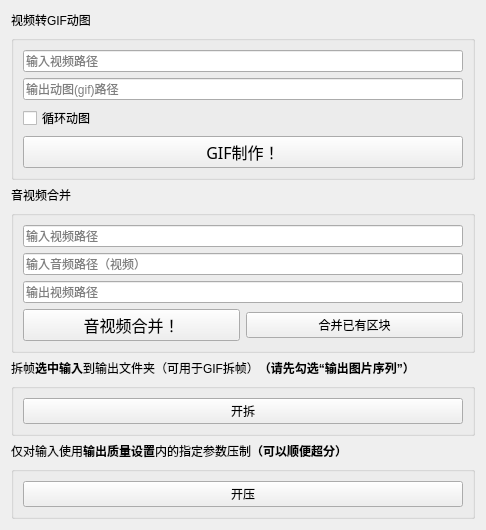
                     <widget class="QWidget" name="ToolBox">
                      <property name="geometry">
                       <rect>
                        <x>0</x>
                        <y>0</y>
                        <width>486</width>
                        <height>460</height>
                       </rect>
                      </property>
                      <attribute name="label">
                       <string>工具箱（不能在补帧过程中使用)</string>
                      </attribute>
                      <layout class="QGridLayout" name="gridLayout_7">
                       <item row="2" column="0">
                        <layout class="QGridLayout" name="gridLayout_16">
                         <item row="0" column="0">
                          <widget class="QGroupBox" name="GifMaker">
                           <property name="title">
                            <string/>
                           </property>
                           <layout class="QGridLayout" name="gridLayout_25">
                            <item row="0" column="0">
                             <widget class="MyLineWidget" name="GifInput">
                              <property name="sizePolicy">
                               <sizepolicy hsizetype="Preferred" vsizetype="Fixed">
                                <horstretch>0</horstretch>
                                <verstretch>0</verstretch>
                               </sizepolicy>
                              </property>
                              <property name="dragEnabled">
                               <bool>true</bool>
                              </property>
                              <property name="placeholderText">
                               <string>输入视频路径</string>
                              </property>
                             </widget>
                            </item>
                            <item row="4" column="0">
                             <widget class="QPushButton" name="GifButton">
                              <property name="sizePolicy">
                               <sizepolicy hsizetype="Minimum" vsizetype="Fixed">
                                <horstretch>0</horstretch>
                                <verstretch>0</verstretch>
                               </sizepolicy>
                              </property>
                              <property name="font">
                               <font>
                                <family>Abril Fatface</family>
                                <pointsize>12</pointsize>
                               </font>
                              </property>
                              <property name="text">
                               <string>GIF制作！</string>
                              </property>
                             </widget>
                            </item>
                            <item row="2" column="0">
                             <widget class="MyLineWidget" name="GifOutput">
                              <property name="sizePolicy">
                               <sizepolicy hsizetype="Preferred" vsizetype="Fixed">
                                <horstretch>0</horstretch>
                                <verstretch>0</verstretch>
                               </sizepolicy>
                              </property>
                              <property name="dragEnabled">
                               <bool>true</bool>
                              </property>
                              <property name="placeholderText">
                               <string>输出动图(gif)路径</string>
                              </property>
                             </widget>
                            </item>
                            <item row="3" column="0">
                             <widget class="QCheckBox" name="GifLoopChecker">
                              <property name="text">
                               <string>循环动图</string>
                              </property>
                             </widget>
                            </item>
                           </layout>
                          </widget>
                         </item>
                         <item row="2" column="0">
                          <widget class="QGroupBox" name="VAConcat">
                           <property name="title">
                            <string/>
                           </property>
                           <layout class="QVBoxLayout" name="verticalLayout">
                            <item>
                             <widget class="MyLineWidget" name="ConcatInputV">
                              <property name="sizePolicy">
                               <sizepolicy hsizetype="Preferred" vsizetype="Fixed">
                                <horstretch>0</horstretch>
                                <verstretch>0</verstretch>
                               </sizepolicy>
                              </property>
                              <property name="dragEnabled">
                               <bool>true</bool>
                              </property>
                              <property name="placeholderText">
                               <string>输入视频路径</string>
                              </property>
                             </widget>
                            </item>
                            <item>
                             <widget class="MyLineWidget" name="ConcatInputA">
                              <property name="sizePolicy">
                               <sizepolicy hsizetype="Preferred" vsizetype="Fixed">
                                <horstretch>0</horstretch>
                                <verstretch>0</verstretch>
                               </sizepolicy>
                              </property>
                              <property name="dragEnabled">
                               <bool>true</bool>
                              </property>
                              <property name="placeholderText">
                               <string>输入音频路径（视频）</string>
                              </property>
                             </widget>
                            </item>
                            <item>
                             <widget class="MyLineWidget" name="OutputConcat">
                              <property name="sizePolicy">
                               <sizepolicy hsizetype="Preferred" vsizetype="Fixed">
                                <horstretch>0</horstretch>
                                <verstretch>0</verstretch>
                               </sizepolicy>
                              </property>
                              <property name="dragEnabled">
                               <bool>true</bool>
                              </property>
                              <property name="placeholderText">
                               <string>输出视频路径</string>
                              </property>
                             </widget>
                            </item>
                            <item>
                             <layout class="QHBoxLayout" name="horizontalLayout_2">
                              <item>
                               <widget class="QPushButton" name="ConcatButton">
                                <property name="sizePolicy">
                                 <sizepolicy hsizetype="Minimum" vsizetype="Fixed">
                                  <horstretch>0</horstretch>
                                  <verstretch>0</verstretch>
                                 </sizepolicy>
                                </property>
                                <property name="font">
                                 <font>
                                  <family>Abril Fatface</family>
                                  <pointsize>12</pointsize>
                                 </font>
                                </property>
                                <property name="text">
                                 <string>音视频合并！</string>
                                </property>
                               </widget>
                              </item>
                              <item>
                               <widget class="QPushButton" name="ConcatAllButton">
                                <property name="sizePolicy">
                                 <sizepolicy hsizetype="Minimum" vsizetype="Fixed">
                                  <horstretch>0</horstretch>
                                  <verstretch>0</verstretch>
                                 </sizepolicy>
                                </property>
                                <property name="text">
                                 <string>合并已有区块</string>
                                </property>
                               </widget>
                              </item>
                             </layout>
                            </item>
                           </layout>
                          </widget>
                         </item>
                         <item row="1" column="0">
                          <widget class="QLabel" name="ConcatLabel">
                           <property name="sizePolicy">
                            <sizepolicy hsizetype="Preferred" vsizetype="Fixed">
                             <horstretch>0</horstretch>
                             <verstretch>0</verstretch>
                            </sizepolicy>
                           </property>
                           <property name="text">
                            <string>音视频合并</string>
                           </property>
                          </widget>
                         </item>
                        </layout>
                       </item>
                       <item row="7" column="0">
                        <spacer name="verticalSpacer">
                         <property name="orientation">
                          <enum>Qt::Vertical</enum>
                         </property>
                         <property name="sizeHint" stdset="0">
                          <size>
                           <width>20</width>
                           <height>40</height>
                          </size>
                         </property>
                        </spacer>
                       </item>
                       <item row="1" column="0">
                        <widget class="QLabel" name="GIFLabel">
                         <property name="sizePolicy">
                          <sizepolicy hsizetype="Preferred" vsizetype="Fixed">
                           <horstretch>0</horstretch>
                           <verstretch>0</verstretch>
                          </sizepolicy>
                         </property>
                         <property name="text">
                          <string>视频转GIF动图</string>
                         </property>
                        </widget>
                       </item>
                       <item row="5" column="0">
                        <widget class="QLabel" name="label">
                         <property name="text">
                          <string>&lt;html&gt;&lt;head/&gt;&lt;body&gt;&lt;p&gt;仅对输入使用&lt;span style=&quot; font-weight:600;&quot;&gt;输出质量设置&lt;/span&gt;内的指定参数压制&lt;span style=&quot; font-weight:600;&quot;&gt;（可以顺便超分）&lt;/span&gt;&lt;/p&gt;&lt;/body&gt;&lt;/html&gt;</string>
                         </property>
                        </widget>
                       </item>
                       <item row="3" column="0">
                        <widget class="QLabel" name="ExtractLabel">
                         <property name="text">
                          <string>&lt;html&gt;&lt;head/&gt;&lt;body&gt;&lt;p&gt;拆帧&lt;span style=&quot; font-weight:600;&quot;&gt;选中输入&lt;/span&gt;到输出文件夹（可用于GIF拆帧）&lt;span style=&quot; font-weight:600;&quot;&gt;（请先勾选“输出图片序列”）&lt;/span&gt;&lt;/p&gt;&lt;/body&gt;&lt;/html&gt;</string>
                         </property>
                        </widget>
                       </item>
                       <item row="6" column="0">
                        <widget class="QGroupBox" name="groupBox_5">
                         <property name="title">
                          <string/>
                         </property>
                         <layout class="QGridLayout" name="gridLayout_34">
                          <item row="0" column="0">
                           <widget class="QPushButton" name="StartRenderButton">
                            <property name="text">
                             <string>开压</string>
                            </property>
                           </widget>
                          </item>
                         </layout>
                        </widget>
                       </item>
                       <item row="4" column="0">
                        <widget class="QGroupBox" name="groupBox_8">
                         <property name="title">
                          <string/>
                         </property>
                         <layout class="QGridLayout" name="gridLayout_23">
                          <item row="0" column="0">
                           <widget class="QPushButton" name="StartExtractButton">
                            <property name="toolTip">
                             <string>&lt;html&gt;&lt;head/&gt;&lt;body&gt;&lt;p&gt;请先在左侧基础设置栏勾选“输出图片序列”并选择要导出的文件格式（如png）&lt;/p&gt;&lt;/body&gt;&lt;/html&gt;</string>
                            </property>
                            <property name="text">
                             <string>开拆</string>
                            </property>
                           </widget>
                          </item>
                         </layout>
                        </widget>
                       </item>
                      </layout>
                     </widget>
